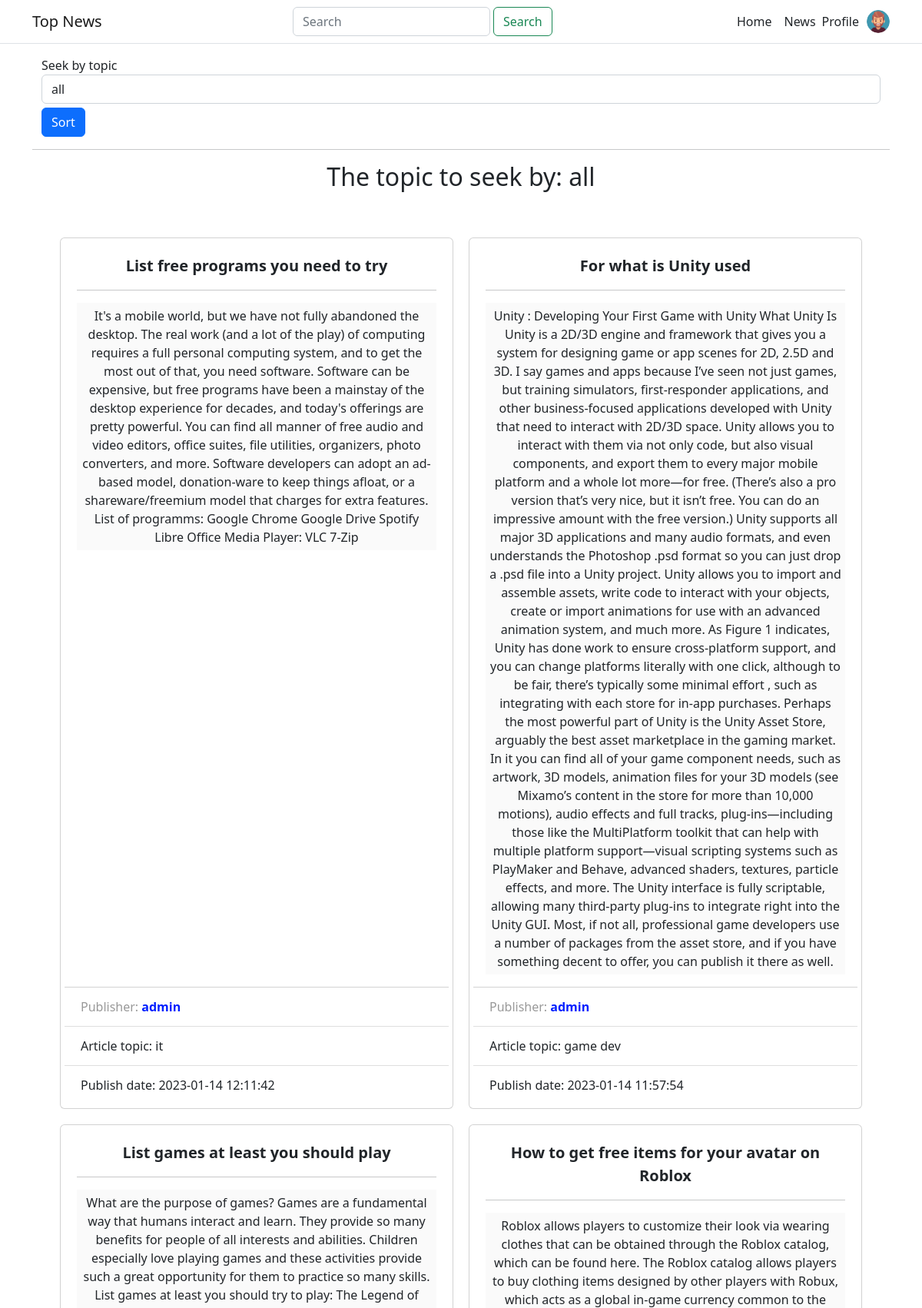
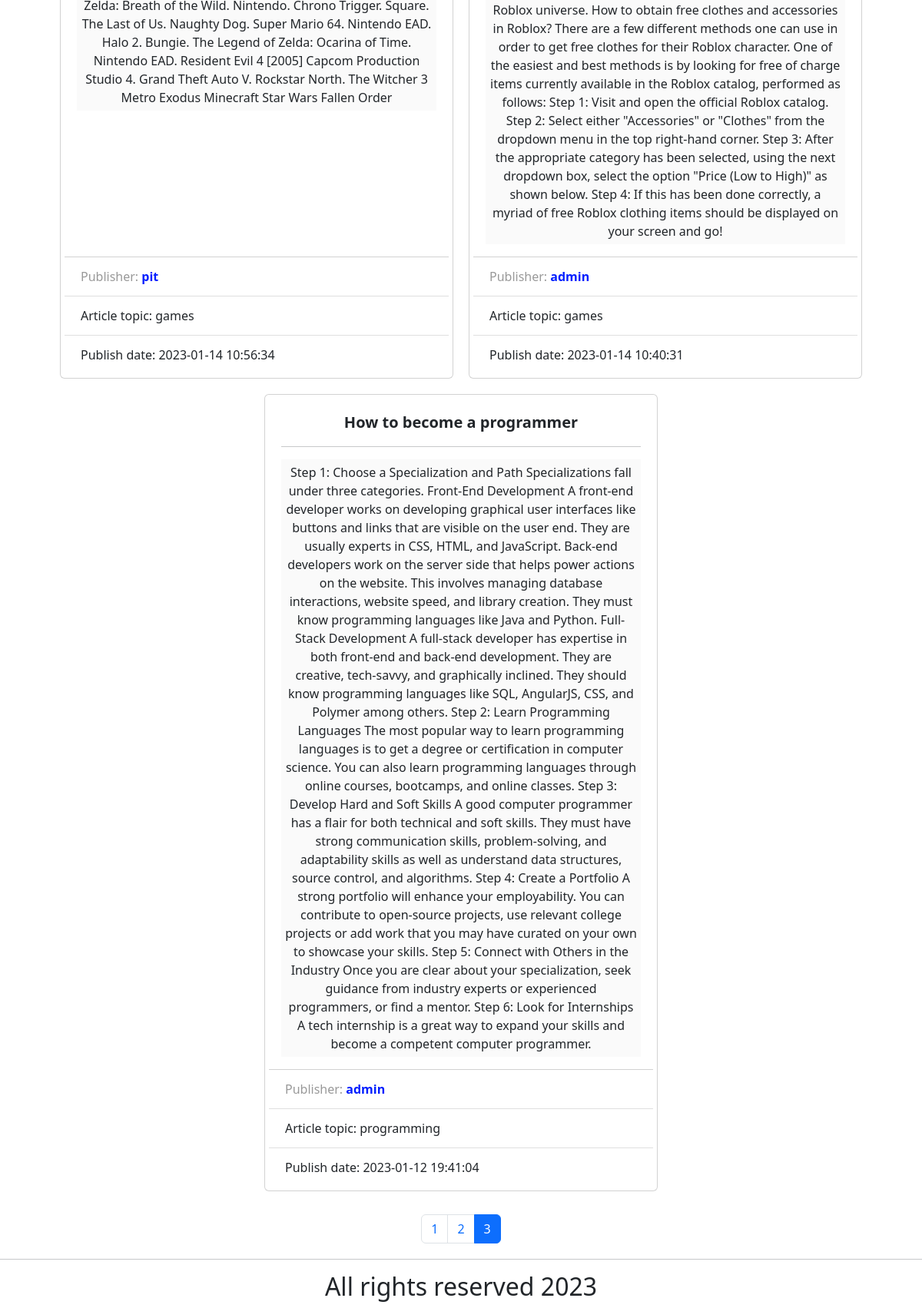
The app's page /news.php?topic=all&page=3 with its own data (2 pictures, top to bottom).
### tables this page shows
CREATE TABLE `news_table` (
  `id` int(11) NOT NULL,
  `article_author` int(11) DEFAULT NULL,
  `article_date` datetime DEFAULT NULL,
  `article_title` varchar(100) DEFAULT NULL,
  `article_content` text DEFAULT NULL,
  `article_type` varchar(100) DEFAULT NULL
);

CREATE TABLE `users` (
  `user_id` int(11) NOT NULL,
  `log` varchar(255) DEFAULT NULL,
  `pas` varchar(255) DEFAULT NULL
);

### action.php (the view, shortened to what this page needs)
<?php
require_once "db-settings/dbconnect.php";
function out($count, $offset = 0, $sort_topic = "all")
{
    global $conn;
    $arr_out = [];
    try {
        if ($sort_topic == "all") {
            if (!$result = $conn->query("SELECT * FROM `news_table` ORDER BY article_date DESC LIMIT " . $count . " OFFSET $offset")) {
                throw new Exception('Error selection from table `news_table`: [' . $conn->error . ']');
            }
        } else {
            if (!$result = $conn->query("SELECT * FROM `news_table` WHERE `article_type` = '" . $sort_topic . "' ORDER BY article_date DESC LIMIT " . $count . " OFFSET " . $offset . "")) {
                throw new Exception('Error selection from table `news_table`: [' . $conn->error . ']');
            }
        }
        while ($row = $result->fetch_assoc()) {
            $arr_out[] = $row;
        }
    } catch (Exception $e) {
        echo $e->getMessage();
    }
    return $arr_out;
}
function get_count_articles($sql)
{
    global $conn;
    try {
        if (!$result = $conn->query($sql)) {
            throw new Exception('Error selection from table `news_table`: [' . $conn->error . ']');
        }
        return $result->fetch_assoc()['COUNT(`article_author`)'];
    } catch (Exception $e) {
        echo $e->getMessage();
    }
}
function out_pages($sort_topic="all", $current_page = 1)
{
    if($sort_topic == "all")
        $search_sql = "SELECT COUNT(`article_author`) FROM news_table;";
    else
        $search_sql = "SELECT COUNT(`article_author`) FROM news_table WHERE `article_type` = '".$sort_topic."'";
    $count_articles = get_count_articles($search_sql);
    $str = '<div class="pages"><ul class="pagination justify-content-center" style="margin:20px 0">';
    $n = 1;
    for ($i = 0; $i < $count_articles; $i += 5) {
        if($n == $current_page)
            $str .= '<li class="page-item"><a class="page-link active" href="news.php?topic='.$sort_topic.'&page=' . $n . '">' . $n . '</a></li>';
        else
            $str .= '<li class="page-item"><a class="page-link" href="news.php?topic='.$sort_topic.'&page=' . $n . '">' . $n . '</a></li>';
        $n++;
    }
    $str .= '</ul></div>';
    return $str;
}
function get_article_item($row)
{
    return '<div class="article__item card">
                    <div class="card-body">
                        <div class="article__title card-title">' . $row["article_title"] . '</div>
                        <hr>
                        <div class="article__content card-text">' . $row["article_content"] . '</div>
                    </div>
                    <ul class="list-group list-group-flush">
                        <li class="list-group-item">
                            <div class="article__publisher">Publisher: <span class="user__name">' . get_username_by_id($row["article_author"]) . '</span></div>
                        </li>
                        <li class="list-group-item">
                            <div class="article__date">Article topic: ' . $row["article_type"] . ' </div>
                        </li>
                        <li class="list-group-item">
                            <div class="article__date">Publish date: ' . $row["article_date"] . '</div>
                        </li>
                    </ul>
                </div>';
}
function get_username_by_id($id)
{
    global $conn;
    $sql = "SELECT `users`.log FROM `users` WHERE `users`.user_id = $id;";
    try {
        if (!$result = $conn->query($sql)) {
            throw new Exception('Error selection from table `news_table`: [' . $conn->error . ']');
        }
        return $result->fetch_assoc()['log'];;
    } catch (Exception $e) {
        echo $e->getMessage();
    }
}

### news.php (shortened to what this page needs)
<?php
require_once "action.php";
include "html-parts/header.php";
?>
<section class="form-sort">
    <div class="form-sort__wrap">
        <div class="container">
            <form action="<?php echo $_SERVER['PHP_SELF']; ?>" method="get">
                <div class="form-group">
                    <label for="topic">Seek by topic</label>
                    <select class="form-control" name="topic" id="topic">
                        <option value="all">all</option>
                    </select>
                </div>
                <div class="btn-send">
                    <input type="submit" name="sortBy" value="Sort" class="btn btn-primary">
                </div>
            </form>
        </div>
    </div>
</section>
<hr>
<section class="news">
    <div class="news__wrap">
        <div class="container">
            <?php
            if(isset($_GET['topic'])){
                echo "<h2>The topic to seek by: {$_GET['topic']}</h2>";
            }
            else{
                echo "<h2>The topic to seek by: all</h2>";
            }
            echo '<div class="articles__list">';
            if (isset($_GET['topic']) && $_GET['topic'] != "all") {
                $sort_topic = $_GET['topic'];
                $page;
                if (isset($_GET['page'])) {
                    $page = $_GET['page'];
                    $out = out(5, ($page - 1) * 5, $sort_topic);
                } else {
                    $out = out(5, 0, $sort_topic);
                }
                if (count($out) > 0) {
                    foreach ($out as $row) {
                        echo get_article_item($row);
                    }
                } else {
                    echo "В гостевой книге пока нет записей...<br>";
                }
                echo '</div>';
                if(isset($page))
                    echo out_pages($sort_topic, $page);
                else
                    echo out_pages($sort_topic);
            } else {
                if (isset($_GET['page'])) {
                    $page = $_GET['page'];
                    $out = out(5, ($page - 1) * 5);
                } else {
                    $out = out(5);
                }
                if (count($out) > 0) {
                    foreach ($out as $row) {
                        echo get_article_item($row);
                    }
                } else {
                    echo "В гостевой книге пока нет записей...<br>";
                }
                echo '</div>';
                if(isset($page))
                    echo out_pages(current_page:$page);
                else
                    echo out_pages();
            }
            ?>
        </div>
    </div>
</section>
<?php
include "html-parts/footer.php";

### assets/style/style.css (style rules this page uses)
body * { transition: all 0.5s ease; }
h1, h2 { text-align: center; }
.articles__list { margin-top: 50px; display: flex; flex-direction: row; flex-wrap: wrap; justify-content: center; }
.article__item { margin: 10px; padding: 5px; width: 32rem; }
.article__title { text-align: center; font-weight: 700; font-size: 20px; }
.article__publisher { color: #999999; padding: 5px; }
.article__content { text-align: center; background: #fafafa; padding: 5px; }
.article__date { padding: 5px; }
.user__name { color: rgb(0, 30, 255); font-weight: bold; }
.btn-send { margin-top: 5px; }

### records on screen
news_table: article_title "List free programs you need to try", article_content "It's a mobile world, but we have not fully abandoned the desktop. The real work (and a lot of the play) of computing requires a full personal computing system, and to get the most out of that, you need software. Software can be expensive, but free programs have been a mainstay of the desktop experience for decades, and today's offerings are pretty powerful. You can find all manner of free audio and video editors, office suites, file utilities, organizers, photo converters, and more. Software developers can adopt an ad-based model, donation-ware to keep things afloat, or a shareware/freemium model that charges for extra features. List of programms: Google Chrome Google Drive Spotify Libre…", article_author.log "admin", article_type "it", article_date "2023-01-14 12:11:42"
news_table: article_title "For what is Unity used", article_content "Unity : Developing Your First Game with Unity What Unity Is Unity is a 2D/3D engine and framework that gives you a system for designing game or app scenes for 2D, 2.5D and 3D. I say games and apps because I’ve seen not just games, but training simulators, first-responder applications, and other business-focused applications developed with Unity that need to interact with 2D/3D space. Unity allows you to interact with them via not only code, but also visual components, and export them to every major mobile platform and a whole lot more—for free. (There’s also a pro version that’s very nice, but it isn’t free. You can do an impressive amount with the free version.) Unity supports all major 3D…", article_author.log "admin", article_type "game dev", article_date "2023-01-14 11:57:54"
news_table: article_title "List games at least you should play", article_content "What are the purpose of games? Games are a fundamental way that humans interact and learn. They provide so many benefits for people of all interests and abilities. Children especially love playing games and these activities provide such a great opportunity for them to practice so many skills. List games at least you should try to play: The Legend of Zelda: Breath of the Wild. Nintendo. Chrono Trigger. Square. The Last of Us. Naughty Dog. Super Mario 64. Nintendo EAD. Halo 2. Bungie. The Legend of Zelda: Ocarina of Time. Nintendo EAD. Resident Evil 4 [2005] Capcom Production Studio 4. Grand Theft Auto V. Rockstar North. The Witcher 3 Metro Exodus Minecraft Star Wars Fallen Order", article_author.log "pit", article_type "games", article_date "2023-01-14 10:56:34"
news_table: article_title "How to get free items for your avatar on Roblox", article_content "Roblox allows players to customize their look via wearing clothes that can be obtained through the Roblox catalog, which can be found here. The Roblox catalog allows players to buy clothing items designed by other players with Robux, which acts as a global in-game currency common to the Roblox universe. How to obtain free clothes and accessories in Roblox? There are a few different methods one can use in order to get free clothes for their Roblox character. One of the easiest and best methods is by looking for free of charge items currently available in the Roblox catalog, performed as follows: Step 1: Visit and open the official Roblox catalog. Step 2: Select either \"Accessories\" or…", article_author.log "admin", article_type "games", article_date "2023-01-14 10:40:31"
news_table: article_title "How to become a programmer", article_content "Step 1: Choose a Specialization and Path Specializations fall under three categories. Front-End Development A front-end developer works on developing graphical user interfaces like buttons and links that are visible on the user end. They are usually experts in CSS, HTML, and JavaScript. Back-end developers work on the server side that helps power actions on the website. This involves managing database interactions, website speed, and library creation. They must know programming languages like Java and Python. Full-Stack Development A full-stack developer has expertise in both front-end and back-end development. They are creative, tech-savvy, and graphically inclined. They should know…", article_author.log "admin", article_type "programming", article_date "2023-01-12 19:41:04"

### other values on screen
$_GET['topic'] "all"
